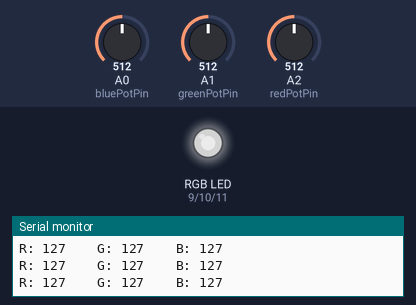
A sketch run on a simulated Arduino Uno, built with avr-gcc and run on an emulated ATmega328P. Shown: an RGB LED mixed from three pins (HIGH = lit), the last lines printed to the serial monitor. Inputs (shaded band) come from the test bench; at power-on: A0 (bluePotPin) = 512, A2 (redPotPin) = 512, A1 (greenPotPin) = 512. Dim RGB values are drawn brighter than linear.

Above: at 1.2 s.
1.3 s: A0 (bluePotPin) set to 413
At 2.4 s:
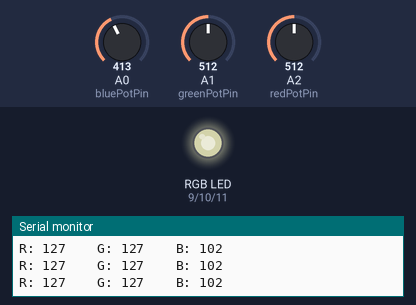
4.3 s: A0 (bluePotPin) set to 391
At 4.6 s:
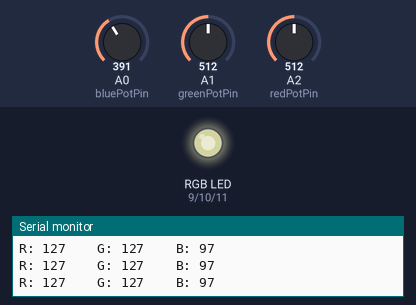
7.3 s: A2 (redPotPin) set to 416
At 8.3 s:
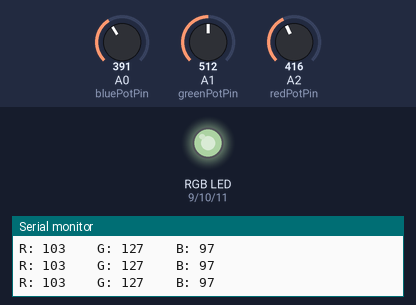
10.3 s: A2 (redPotPin) set to 383
At 10.7 s:
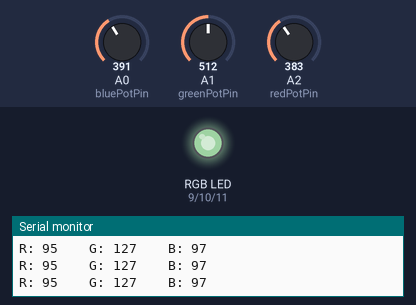
13.3 s: A1 (greenPotPin) set to 411
At 14.2 s:
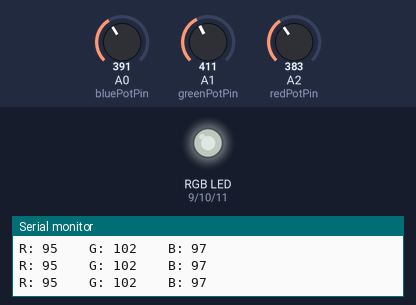
16.3 s: A1 (greenPotPin) set to 394
At 17.7 s:
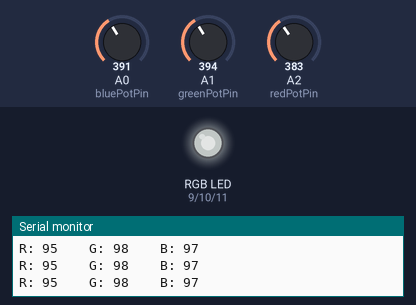
Timing chart, 0 to 19.3 s (numbered marks = the images above; inputs shaded):
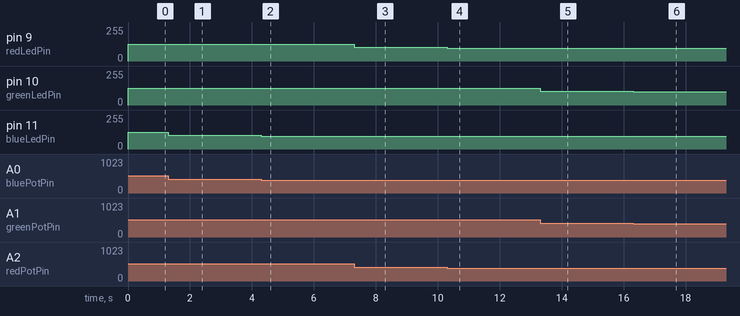

Measured:
- after the input at 1.3 s, pin 11 (blueLedPin): 127/255 → 102/255 at once
- after the input at 4.3 s, pin 11 (blueLedPin): 102/255 → 97/255 at once
- after the input at 7.3 s, pin 9 (redLedPin): 127/255 → 103/255 at once
- after the input at 10.3 s, pin 9 (redLedPin): 103/255 → 95/255 at once
- after the input at 13.3 s, pin 10 (greenLedPin): 127/255 → 102/255 at once
- after the input at 16.3 s, pin 10 (greenLedPin): 102/255 → 98/255 at once

The sketch:

rgb3Poten.ino
```cpp
const int blueLedPin = 11;
const int greenLedPin = 10;
const int redLedPin = 9;

const int bluePotPin = A0;
const int greenPotPin = A1;
const int redPotPin = A2;

const int maxAnalogValue = 1023;
const int maxVoltageValue = 255;

int bluePotValue = 0;
int greenPotValue = 0;
int redPotValue = 0;

int blueLedBrightness = 0;
int greenLedBrightness = 0;
int redLedBrightness = 0;

#define ZERO 0

void setup() {
  pinMode (blueLedPin, OUTPUT);
  pinMode (greenLedPin, OUTPUT);
  pinMode (redLedPin, OUTPUT);

  pinMode (bluePotPin, INPUT);
  pinMode (greenPotPin, INPUT);
  pinMode (redPotPin, INPUT);

  Serial.begin (9600);
}

void loop() { // I read the values from each potentiometer, map the values in the interval [0, 255] and send the corresponding voltage to each pin, and write in the serial the R G B values


  bluePotValue = analogRead (bluePotPin);
  greenPotValue = analogRead (greenPotPin);
  redPotValue = analogRead (redPotPin);

  blueLedBrightness = map (bluePotValue, ZERO, maxAnalogValue, ZERO, maxVoltageValue);
  greenLedBrightness = map (greenPotValue, ZERO, maxAnalogValue, ZERO, maxVoltageValue);
  redLedBrightness = map (redPotValue, ZERO, maxAnalogValue, ZERO, maxVoltageValue);

  analogWrite (blueLedPin, blueLedBrightness);
  analogWrite (greenLedPin, greenLedBrightness);
  analogWrite (redLedPin, redLedBrightness);

  Serial.print ("R: ");
  Serial.print (redLedBrightness);
  Serial.print ("    G: ");
  Serial.print (greenLedBrightness);
  Serial.print ("    B: ");
  Serial.println(blueLedBrightness);
}
```
